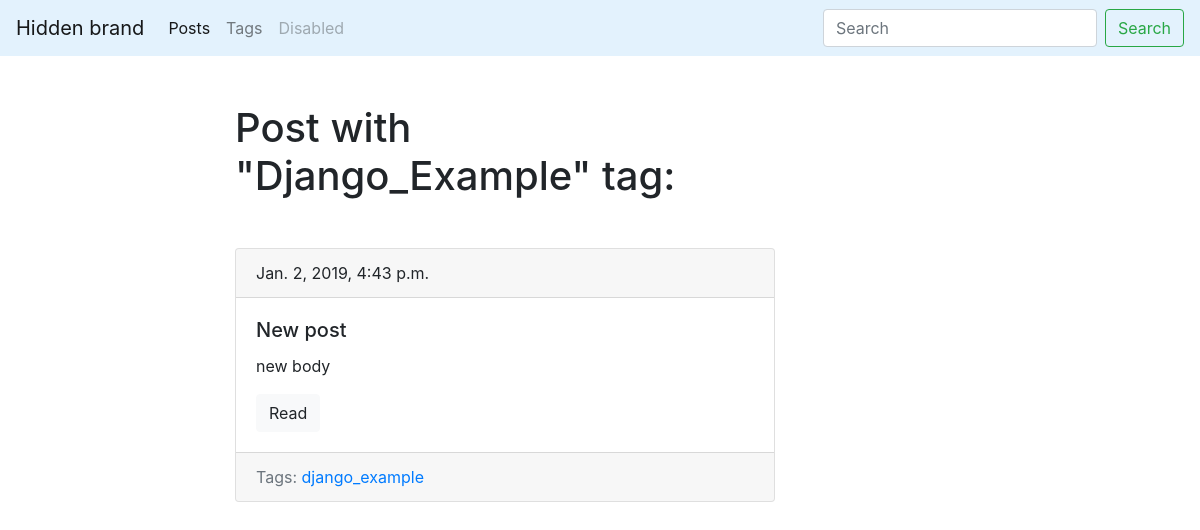
/blog/tag/exampe, run on an earlier commit of the app's database.
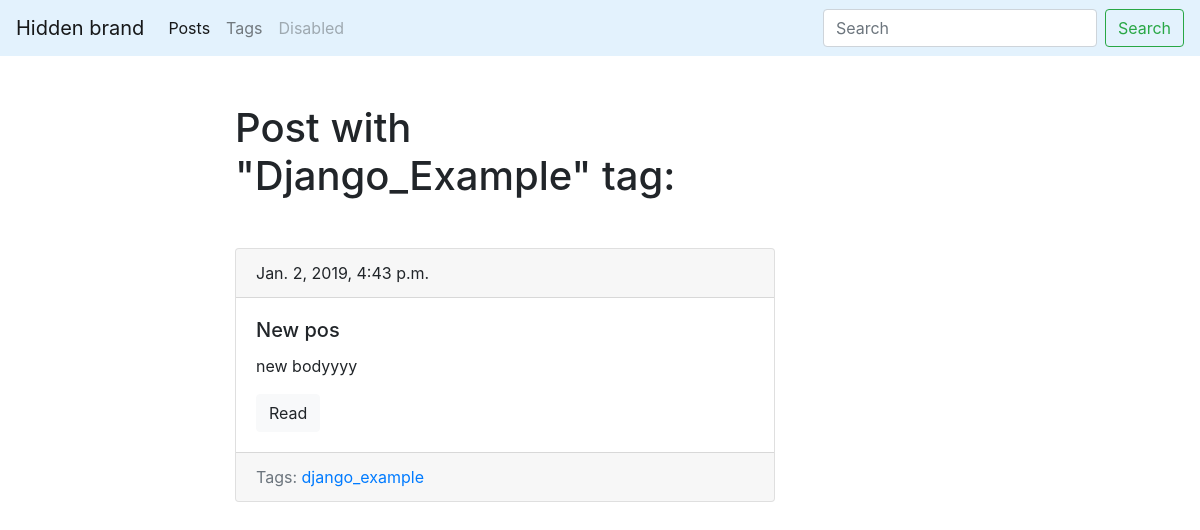
And on a later commit of the database.
### blog/models.py (models this page shows, shortened)
class Post(models.Model):
    title = models.CharField(max_length=150, db_index=True)
    slug = models.SlugField(max_length=150, blank=True, unique=True)
    body = models.TextField(blank=True, db_index=True)
    date_pub = models.DateTimeField(auto_now_add=True)
    tags = models.ManyToManyField('Tag', blank=True, related_name='posts')
    def get_absolute_url(self):
        return reverse('post_detail_url', kwargs={'slug': self.slug})

### blog/views.py (the view)
# urls.py: path('tag/<str:slug>', TagDetail.as_view(), name='tag_detail_url'),
class TagDetail(ObjectDetailMixin, View):
    model = Tag
    template = 'blog/tag_detail.html'

### blog/models.py (called while the page is built)
    def get_absolute_url(self):
        return reverse('tag_detail_url', kwargs={'slug': self.slug})

### blog/utils.py (called while the page is built)
    def get(self, request, slug):
        obj = get_object_or_404(self.model, slug__iexact=slug)
        return render(
            request,
            self.template,
            context={self.model.__name__.lower(): obj}
        )

### blog/templates/blog/tag_detail.html (shortened to what this page needs)
{% extends 'blog/base_blog.html' %}
{% block content %}
    <h1 class="mb-5">Post with "{{ tag.title|title }}" tag:</h1>
    {% for post in tag.posts.all %}
        {% include 'blog/includes/post_card_template.html' %}
    {% endfor %}
{% endblock %}

### blog/templates/blog/includes/post_card_template.html
<div class="card mb-4">
    <div class="card-header">
        {{ post.date_pub }}
    </div>
    <div class="card-body">
        <h5 class="card-title">
            {{ post.title }}
        </h5>
        <p class="card-text">
            {{ post.body|truncatewords:15 }}
        </p>
        <a href="{{ post.get_absolute_url }}" class="btn btn-light">Read</a>
    </div>
    <div class="card-footer text-muted">
    Tags:
        {% for tag in post.tags.all %}
            <a href="{{ tag.get_absolute_url }}">{{ tag.title }}</a>
        {% endfor %}
    </div>
</div>

What changed in the data, as far as the page shows it:
changed Post: title "New post" → "New pos"; body "new body" → "new bodyyyy"
